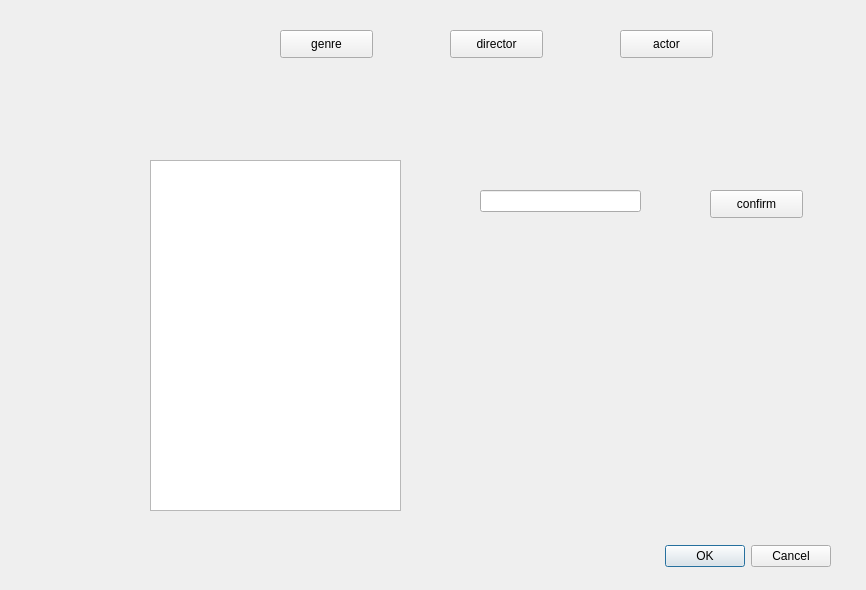
<?xml version="1.0" encoding="UTF-8"?>
<ui version="4.0">
 <class>search</class>
 <widget class="QDialog" name="search">
  <property name="geometry">
   <rect>
    <x>0</x>
    <y>0</y>
    <width>866</width>
    <height>590</height>
   </rect>
  </property>
  <property name="windowTitle">
   <string>Dialog</string>
  </property>
  <widget class="QDialogButtonBox" name="buttonBox">
   <property name="geometry">
    <rect>
     <x>490</x>
     <y>540</y>
     <width>341</width>
     <height>32</height>
    </rect>
   </property>
   <property name="orientation">
    <enum>Qt::Horizontal</enum>
   </property>
   <property name="standardButtons">
    <set>QDialogButtonBox::Cancel|QDialogButtonBox::Ok</set>
   </property>
  </widget>
  <widget class="QPushButton" name="pushButton_genre">
   <property name="geometry">
    <rect>
     <x>280</x>
     <y>30</y>
     <width>93</width>
     <height>28</height>
    </rect>
   </property>
   <property name="text">
    <string>genre</string>
   </property>
  </widget>
  <widget class="QPushButton" name="pushButton_director">
   <property name="geometry">
    <rect>
     <x>450</x>
     <y>30</y>
     <width>93</width>
     <height>28</height>
    </rect>
   </property>
   <property name="text">
    <string>director</string>
   </property>
  </widget>
  <widget class="QPushButton" name="pushButton_actor">
   <property name="geometry">
    <rect>
     <x>620</x>
     <y>30</y>
     <width>93</width>
     <height>28</height>
    </rect>
   </property>
   <property name="text">
    <string>actor</string>
   </property>
  </widget>
  <widget class="QTextEdit" name="textEdit">
   <property name="geometry">
    <rect>
     <x>150</x>
     <y>160</y>
     <width>251</width>
     <height>351</height>
    </rect>
   </property>
  </widget>
  <widget class="QLineEdit" name="lineEdit">
   <property name="geometry">
    <rect>
     <x>480</x>
     <y>190</y>
     <width>161</width>
     <height>22</height>
    </rect>
   </property>
  </widget>
  <widget class="QPushButton" name="pushButton_confirm">
   <property name="geometry">
    <rect>
     <x>710</x>
     <y>190</y>
     <width>93</width>
     <height>28</height>
    </rect>
   </property>
   <property name="text">
    <string>confirm</string>
   </property>
  </widget>
 </widget>
 <resources/>
 <connections>
  <connection>
   <sender>buttonBox</sender>
   <signal>accepted()</signal>
   <receiver>search</receiver>
   <slot>accept()</slot>
   <hints>
    <hint type="sourcelabel">
     <x>248</x>
     <y>254</y>
    </hint>
    <hint type="destinationlabel">
     <x>157</x>
     <y>274</y>
    </hint>
   </hints>
  </connection>
  <connection>
   <sender>buttonBox</sender>
   <signal>rejected()</signal>
   <receiver>search</receiver>
   <slot>reject()</slot>
   <hints>
    <hint type="sourcelabel">
     <x>316</x>
     <y>260</y>
    </hint>
    <hint type="destinationlabel">
     <x>286</x>
     <y>274</y>
    </hint>
   </hints>
  </connection>
 </connections>
</ui>
